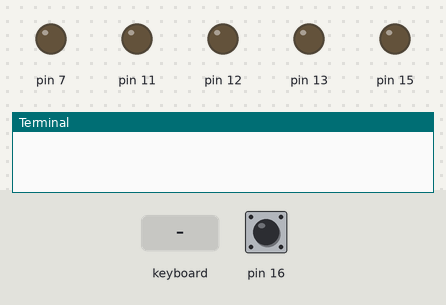
Recording of a program running on a simulated Raspberry Pi (header pin numbers). Parts: output pins drawn as LEDs (lit = HIGH), the last lines printed to the terminal. The inputs (shaded band) are chosen by the test bench; at power-on: pin 16 LOW. The desktop window is not drawn, its controls go by their first labels and the mouse button is held 0.15 s; the clock reads 2024-03-15 10:24:30 at power-on unless the program sets it.

Above: at 1.2 s.
1.3 s: key "w" typed on the keyboard
At 1.8 s:
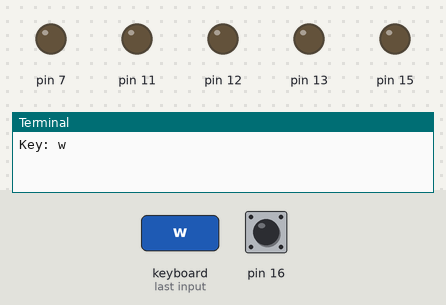
2.8 s: pin 16 pulsed HIGH 2 times (0.12 s each, 0.3 s apart)
4.9 s: key "s" typed on the keyboard
At 5.7 s:
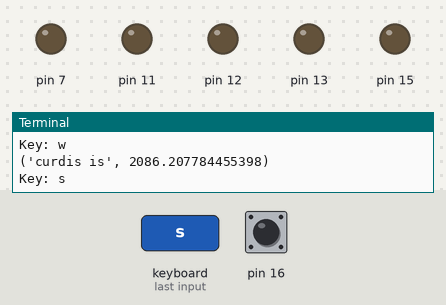
Timing chart, 0 to 7.9 s (numbered marks = the images above; inputs shaded):
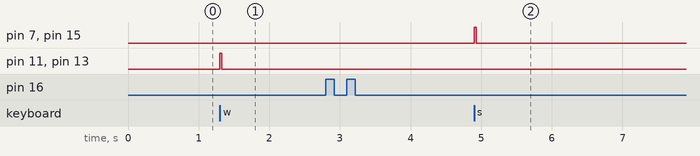

Measured:
- after the input at 1.3 s, pin 11, pin 13: LOW → HIGH at once, → LOW 0.03 s later
- after the input at 4.9 s, pin 7, pin 15: LOW → HIGH at once, → LOW 0.03 s later

The program:

robot5.py
```python
#by eng ali gamal
import RPi.GPIO as gpio
import time
import sys
import Tkinter as tk
from sensor import distance


def init():
    gpio.setmode(gpio.BOARD)
    gpio.setup(7, gpio.OUT)
    gpio.setup(11, gpio.OUT)
    gpio.setup(13, gpio.OUT)
    gpio.setup(15, gpio.OUT)

def forward(tf):
    gpio.output(7, False)
    gpio.output(11, True)
    gpio.output(13, True)
    gpio.output(15, False)
    time.sleep(tf)
    gpio.cleanup()

def reverse(tf):
    gpio.output(7, True)
    gpio.output(11, False)
    gpio.output(13, False)
    gpio.output(15, True)
    time.sleep(tf)
    gpio.cleanup()

def turn_left(tf):
    gpio.output(7, True)
    gpio.output(11, True)
    gpio.output(13, True)
    gpio.output(15, False)
    time.sleep(tf)
    gpio.cleanup()

def turn_right(tf):
    gpio.output(7, False)
    gpio.output(11, True)
    gpio.output(13, False)
    gpio.output(15, False)
    time.sleep(tf)
    gpio.cleanup()

def pivot_left(tf):
    gpio.output(7, True)
    gpio.output(11, False)
    gpio.output(13, True)
    gpio.output(15, False)
    time.sleep(tf)
    gpio.cleanup()

def pivot_right(tf):
    gpio.output(7, False)
    gpio.output(11, True)
    gpio.output(13, False)
    gpio.output(15, True)
    time.sleep(tf)
    gpio.cleanup()


def key_input(event):
    init()
    print 'Key:', event.char
    key_press = event.char
    sleep_time = 0.030

    if key_press.lower() == 'w':
        forward(sleep_time)
    elif key_press.lower() == 's':
        reverse(sleep_time)
    elif key_press.lower() == 'a':
        turn_left(sleep_time)
    elif key_press.lower() == 'd':
        turn_right(sleep_time)
    elif key_press.lower() == 'q':
        pivot_left(sleep_time)
    elif key_press.lower() == 'e':
        pivot_right(sleep_time)
    else:
        pass

    curDis = distance('cm')
    print('curdis is',curDis)

    if curDis < 20:
        init()
        reverse(2)


command = tk.Tk()
command.bind('<KeyPress>', key_input)
command.mainloop()
```

sensor.py
```python
#by eng ali gamal
import RPi.GPIO as gpio
import time

def distance(measure='cm'):
    try:
        gpio.setmode(gpio.BOARD)
        gpio.setup(12, gpio.OUT)
        gpio.setup(16, gpio.IN)

        gpio.output(12, False)
        while gpio.input(16) == 0:
            nosig = time.time()

        while gpio.input(16) == 1:
            sig = time.time()

        tl = sig - nosig

        if measure == 'cm':
            distance = tl / 0.000058
        elif measure == 'in':
            distance = tl / 0.000148
        else:
            print('improper choice of measurement: in or cm')
            distance = None

        gpio.cleanup()
        return distance
    except:
        distance = 100
        gpio.cleanup()
        return distance

if __name__ == "__main__":
    print(distance("cm"))
```
